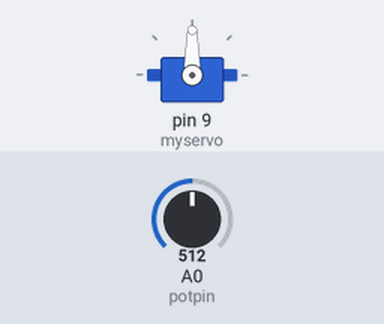
The sketch below on a simulated Arduino Uno, built with avr-gcc and run on an emulated ATmega328P. On the bench: servo. Inputs (shaded band) come from the test bench; at power-on: A0 (potpin) = 512.

Above: at 1.2 s.
1.3 s: A0 (potpin) set to 716
At 2.3 s:
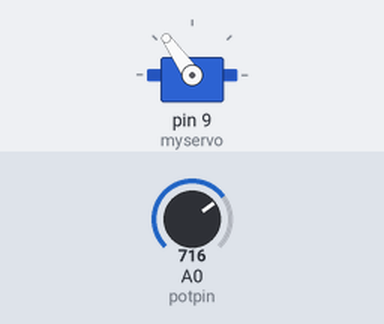
2.8 s: A0 (potpin) set to 900
At 3.4 s:
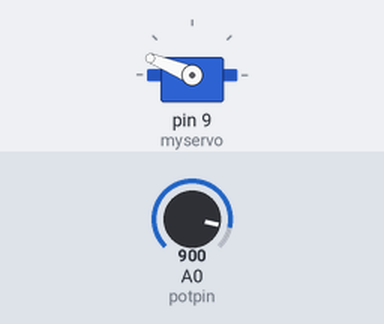
4.3 s: A0 (potpin) set to 1023
At 4.6 s:
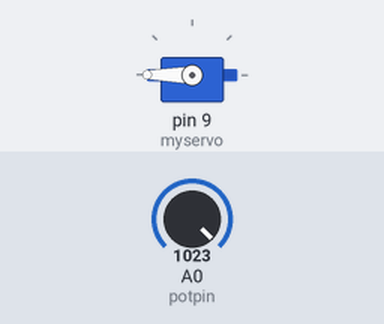
5.8 s: A0 (potpin) set to 306
At 6.9 s:
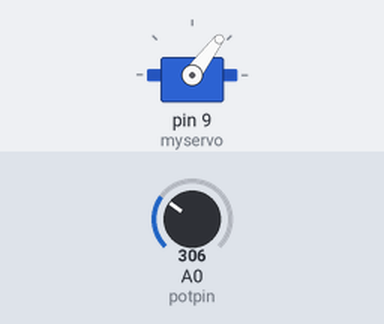
7.3 s: A0 (potpin) set to 122
At 8.1 s:
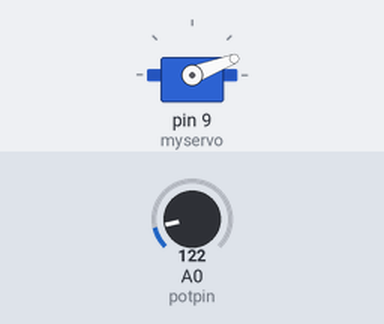
Timing chart, 0 to 9.8 s (numbered marks = the images above; inputs shaded):
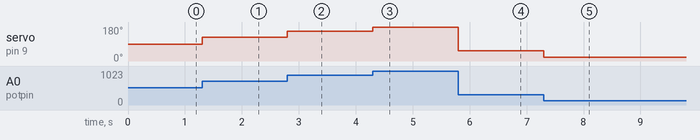

Measured:
- after the input at 1.3 s, servo on pin 9 (myservo): 90° → 125° at once
- after the input at 2.8 s, servo on pin 9 (myservo): 125° → 158° at once
- after the input at 4.3 s, servo on pin 9 (myservo): 158° → 180° at once
- after the input at 5.8 s, servo on pin 9 (myservo): 180° → 53° at once
- after the input at 7.3 s, servo on pin 9 (myservo): 53° → 21° at once

The sketch:

part4.ino
```cpp
#include <Servo.h>

Servo myservo;
const int potpin = A0;
int value = 0;

void setup() {
  // put your setup code here, to run once:
  Serial.begin(9600);
  myservo.attach(9, 1000, 2000);
  myservo.write(0);
}

void loop() {
  // put your main code here, to run repeatedly:
  value = analogRead(potpin);
  int new_value = map(value, 0, 1023, 0, 180);
  myservo.write(new_value);
}
```
